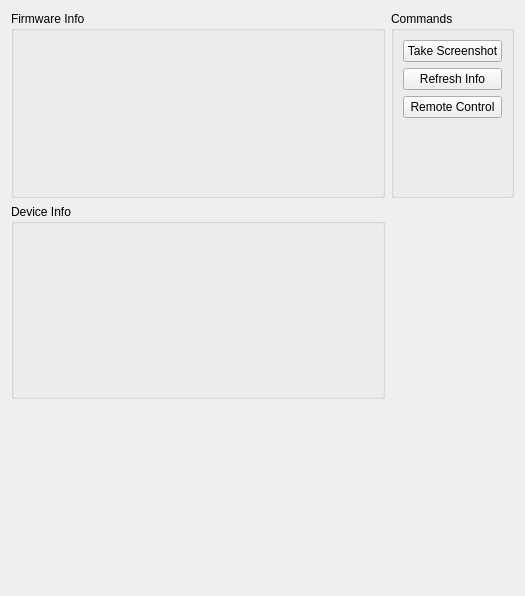
<?xml version="1.0" encoding="UTF-8"?>
<ui version="4.0">
 <class>DiagnosticsTab</class>
 <widget class="QWidget" name="DiagnosticsTab">
  <property name="geometry">
   <rect>
    <x>0</x>
    <y>0</y>
    <width>525</width>
    <height>596</height>
   </rect>
  </property>
  <property name="windowTitle">
   <string>Form</string>
  </property>
  <layout class="QGridLayout" name="gridLayout" columnstretch="1,0">
   <item row="1" column="0">
    <widget class="QGroupBox" name="deviceGroupBox">
     <property name="title">
      <string>Device Info</string>
     </property>
     <layout class="QVBoxLayout" name="verticalLayout_3">
      <item>
       <widget class="QLabel" name="halVersionLabel">
        <property name="text">
         <string notr="true">&lt;HAL Version&gt;</string>
        </property>
       </widget>
      </item>
      <item>
       <widget class="QLabel" name="mcuDevIdLabel">
        <property name="text">
         <string notr="true">&lt;MCU Device ID&gt;</string>
        </property>
       </widget>
      </item>
      <item>
       <widget class="QLabel" name="mcuRevIdLabel">
        <property name="text">
         <string notr="true">&lt;MCU Revision ID&gt;</string>
        </property>
       </widget>
      </item>
      <item>
       <widget class="QLabel" name="mcuSysClockLabel">
        <property name="text">
         <string notr="true">&lt;MCU SysClock&gt;</string>
        </property>
       </widget>
      </item>
      <item>
       <widget class="QLabel" name="uniqueIdLabel">
        <property name="text">
         <string notr="true">&lt;Unique ID&gt;</string>
        </property>
       </widget>
      </item>
      <item>
       <widget class="QLabel" name="mcuVddaLabel">
        <property name="text">
         <string notr="true">&lt;MCU Vdda&gt;</string>
        </property>
       </widget>
      </item>
      <item>
       <widget class="QLabel" name="mcuTempLabel">
        <property name="text">
         <string notr="true">&lt;MCU Temp&gt;</string>
        </property>
       </widget>
      </item>
      <item>
       <widget class="QLabel" name="sensorTempLabel">
        <property name="text">
         <string>&lt;Sensor Temp&gt;</string>
        </property>
       </widget>
      </item>
     </layout>
    </widget>
   </item>
   <item row="0" column="1">
    <widget class="QGroupBox" name="commandGroupBox">
     <property name="title">
      <string>Commands</string>
     </property>
     <layout class="QVBoxLayout" name="verticalLayout_9">
      <item>
       <widget class="QPushButton" name="screenshotButton">
        <property name="text">
         <string>Take Screenshot</string>
        </property>
       </widget>
      </item>
      <item>
       <widget class="QPushButton" name="refreshSensorsPushButton">
        <property name="text">
         <string>Refresh Info</string>
        </property>
       </widget>
      </item>
      <item>
       <widget class="QPushButton" name="remotePushButton">
        <property name="text">
         <string>Remote Control</string>
        </property>
       </widget>
      </item>
      <item>
       <spacer name="verticalSpacer_3">
        <property name="orientation">
         <enum>Qt::Vertical</enum>
        </property>
        <property name="sizeHint" stdset="0">
         <size>
          <width>20</width>
          <height>40</height>
         </size>
        </property>
       </spacer>
      </item>
     </layout>
    </widget>
   </item>
   <item row="0" column="0">
    <widget class="QGroupBox" name="firmwareGroupBox">
     <property name="enabled">
      <bool>true</bool>
     </property>
     <property name="title">
      <string>Firmware Info</string>
     </property>
     <layout class="QVBoxLayout" name="verticalLayout_2">
      <item>
       <widget class="QLabel" name="nameLabel">
        <property name="text">
         <string notr="true">&lt;Device Name&gt;</string>
        </property>
       </widget>
      </item>
      <item>
       <widget class="QLabel" name="versionLabel">
        <property name="text">
         <string notr="true">&lt;Version&gt;</string>
        </property>
       </widget>
      </item>
      <item>
       <widget class="QLabel" name="buildDateLabel">
        <property name="text">
         <string notr="true">&lt;Build Date&gt;</string>
        </property>
       </widget>
      </item>
      <item>
       <widget class="QLabel" name="buildDescribeLabel">
        <property name="text">
         <string notr="true">&lt;Build Describe&gt;</string>
        </property>
       </widget>
      </item>
      <item>
       <widget class="QLabel" name="checksumLabel">
        <property name="text">
         <string>&lt;Checksum&gt;</string>
        </property>
       </widget>
      </item>
      <item>
       <spacer name="verticalSpacer_2">
        <property name="orientation">
         <enum>Qt::Vertical</enum>
        </property>
        <property name="sizeHint" stdset="0">
         <size>
          <width>20</width>
          <height>0</height>
         </size>
        </property>
       </spacer>
      </item>
     </layout>
    </widget>
   </item>
   <item row="2" column="0">
    <spacer name="verticalSpacer">
     <property name="orientation">
      <enum>Qt::Vertical</enum>
     </property>
     <property name="sizeHint" stdset="0">
      <size>
       <width>20</width>
       <height>40</height>
      </size>
     </property>
    </spacer>
   </item>
  </layout>
 </widget>
 <resources/>
 <connections/>
</ui>
